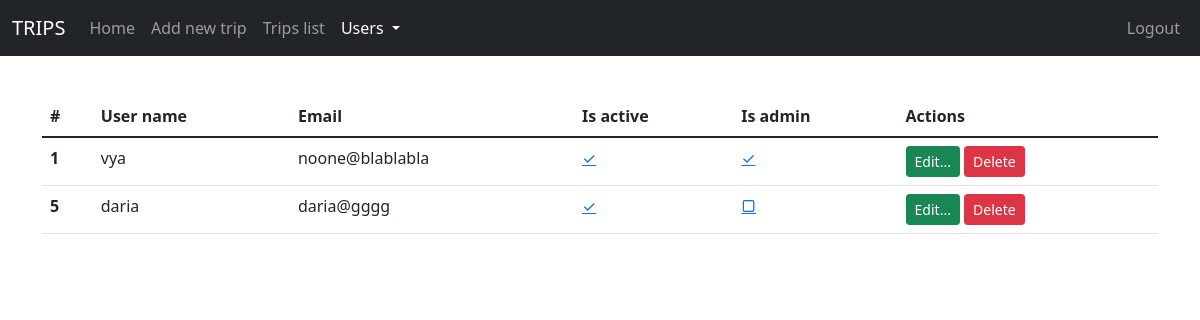
The page /users (signed in) on the database as committed earlier.
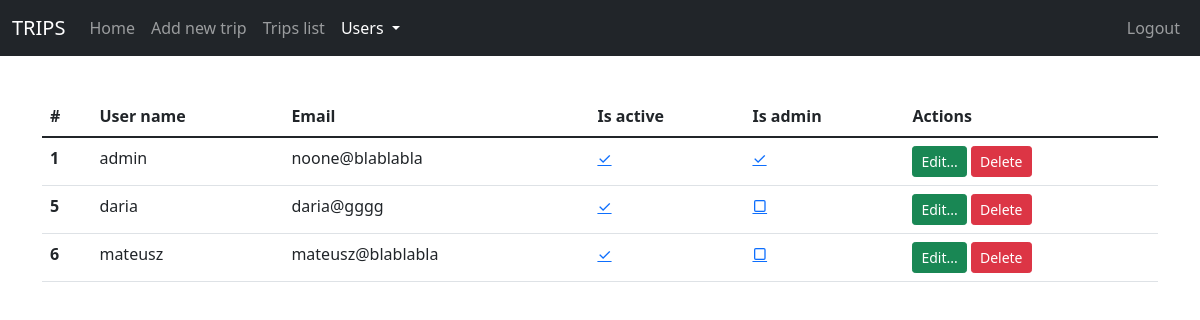
The same page on the database as committed later.
### app.py (models this page shows, shortened)
class Users(db.Model, UserMixin):
    id = db.Column(db.Integer, primary_key=True)
    name = db.Column(db.String(100), primary_key=False)
    email = db.Column(db.String(100), primary_key=False)
    password = db.Column(db.Text, primary_key=False)
    is_active = db.Column(db.Boolean, primary_key=False)
    is_admin = db.Column(db.Boolean, primary_key=False)

### app.py (the view)
@app.route('/users')
@login_required
@fresh_login_required
def users():
    all_users = Users.query.all()
    return render_template('users.html', users=all_users, active_menu='users', cur_login=current_user)

### app.py (called while the page is built)
@login_manager.user_loader
def load_user(user_id):
    return Users.query.filter(Users.id == user_id).first()

### templates/users.html (shortened to what this page needs)
{% from 'macros.html' import show_flash %}
{% extends "base.html" %}
{% block page_body %}
<br>
<div class="container">
    <table class="table">
        <thead>
          <tr>
            <th scope="col">#</th>
            <th scope="col">User name</th>
            <th scope="col">Email</th>
            <th scope="col">Is active</th>
            <th scope="col">Is admin</th>
            <th scope="col">Actions</th>
          </tr>
        </thead>
        <tbody>
          {% for user in users %}
          <tr>
            <th scope="row">{{ user.id }}</th>
            <td>{{ user.name }}</td>
            <td>{{ user.email }}</td>
            <td>
                <a href="{{ url_for('user_status_change', action='active', user_name=user.name) }}">
                  {% if user.is_active %}
                     &check;
                  {% else %}
                     &#x25a2;
                  {% endif %}
                </a>
            </td>
            <td>
                <a href="{{ url_for('user_status_change', action='admin', user_name=user.name) }}">
                  {% if user.is_admin %}
                     &check;
                  {% else %}
                     &#x25a2;
                  {% endif %}
                </a>
            </td>
            <td>
                <a href="{{ url_for('edit_user', user_name=user.name) }}"
                   class="btn btn-success btn-sm" role="button">Edit...</a>
                <a type="button" class="btn btn-danger btn-sm delete-confirm"
                   data-bs-toggle="modal" data-bs-target="#confirmDeleteModal"
                   data-desc="{{ 'Delete user {}?'.format(user.name) }}"
                   data-url="{{ url_for('delete_user', user_name=user.name) }}">
                  Delete
                </a>
            </td>
          </tr>
          {%endfor%}
        </tbody>
      </table>
</div>
{% endblock %}

Rows that differ between the two databases and show on the page:
changed Users "noone@blablabla": name "vya" → "admin"
added Users: id "6", name "mateusz", email "mateusz@blablabla"
